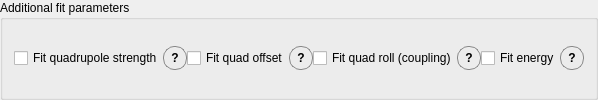
        <widget class="QGroupBox" name="localOptimizationSettingsGroup">
         <property name="styleSheet">
          <string notr="true">QGroupBox#localOptimizationSettingsGroup {
    background-color: rgb(245, 245, 245);
    border: 1px solid rgb(210, 210, 210);
    border-radius: 6px;
    margin-top: 8px;
    padding-top: 6px;
}
QGroupBox#localOptimizationSettingsGroup::title {
    subcontrol-origin: margin;
    left: 10px;
    padding: 0 4px 0 4px;
}</string>
         </property>
         <property name="title">
          <string>Additional fit parameters</string>
         </property>
         <layout class="QGridLayout" name="gridLocalOptimizationSettings">
          <property name="horizontalSpacing">
           <number>12</number>
          </property>
          <property name="verticalSpacing">
           <number>6</number>
          </property>
          <item row="0" column="0">
           <layout class="QHBoxLayout" name="fitK1ScaleLabelHBox">
            <item>
             <widget class="QCheckBox" name="fit_quadrupole_strength_checkbox">
              <property name="toolTip">
               <string>&lt;html&gt;&lt;head/&gt;&lt;body&gt;&lt;p&gt;Fit effective K1₀ together with emittance and Twiss parameters.&lt;/p&gt;&lt;/body&gt;&lt;/html&gt;</string>
              </property>
              <property name="text">
               <string>Fit quadrupole strength</string>
              </property>
              <property name="checked">
               <bool>false</bool>
              </property>
             </widget>
            </item>
            <item>
             <widget class="QToolButton" name="fit_k1_scale_info_button">
              <property name="minimumSize">
               <size>
                <width>24</width>
                <height>24</height>
               </size>
              </property>
              <property name="maximumSize">
               <size>
                <width>24</width>
                <height>24</height>
               </size>
              </property>
              <property name="cursor">
               <cursorShape>PointingHandCursor</cursorShape>
              </property>
              <property name="toolTip">
               <string>&lt;html&gt;&lt;head/&gt;&lt;body&gt;&lt;p&gt;Add the nominal scanned quadrupole setting as an extra fit parameter.&lt;/p&gt;&lt;p&gt;For CLEAR this setting is the magnet current in A.&lt;/p&gt;&lt;/body&gt;&lt;/html&gt;</string>
              </property>
              <property name="styleSheet">
               <string notr="true">QToolButton#fit_k1_scale_info_button {
    border: 1px solid #888;
    border-radius: 11px;
    min-width: 22px;
    max-width: 22px;
    min-height: 22px;
    max-height: 22px;
    padding: 0px;
    font-weight: bold;
}
QToolButton#fit_k1_scale_info_button:hover {
    background-color: #e6e6e6;
}</string>
              </property>
              <property name="text">
               <string>?</string>
              </property>
              <property name="toolButtonStyle">
               <enum>Qt::ToolButtonTextOnly</enum>
              </property>
              <property name="autoRaise">
               <bool>false</bool>
              </property>
             </widget>
            </item>
            <item>
             <widget class="QCheckBox" name="fit_quad_offset_checkbox">
              <property name="toolTip">
               <string>&lt;html&gt;&lt;head/&gt;&lt;body&gt;&lt;p&gt;Fit the scanned quadrupole's transverse offset (quad_dx0, quad_dy0) together with emittance and Twiss parameters, from how the beam centroid on each screen moves vs K1L.&lt;/p&gt;&lt;/body&gt;&lt;/html&gt;</string>
              </property>
              <property name="text">
               <string>Fit quad offset</string>
              </property>
              <property name="checked">
               <bool>false</bool>
              </property>
             </widget>
            </item>
            <item>
             <widget class="QToolButton" name="fit_quad_offset_info_button">
              <property name="minimumSize">
               <size>
                <width>24</width>
                <height>24</height>
               </size>
              </property>
              <property name="maximumSize">
               <size>
                <width>24</width>
                <height>24</height>
               </size>
              </property>
              <property name="cursor">
               <cursorShape>PointingHandCursor</cursorShape>
              </property>
              <property name="toolTip">
               <string>&lt;html&gt;&lt;head/&gt;&lt;body&gt;&lt;p&gt;Fits the horizontal and vertical displacement of the scanned quadrupole relative to the beamline (Δx and Δy).&lt;/p&gt;&lt;p&gt;It uses how the beam centroid on each screen changes with K1L. Enable it only when those centroid measurements are reliable.&lt;/p&gt;&lt;/body&gt;&lt;/html&gt;</string>
              </property>
              <property name="styleSheet">
               <string notr="true">QToolButton#fit_quad_offset_info_button {
    border: 1px solid #888;
    border-radius: 11px;
    min-width: 22px;
    max-width: 22px;
    min-height: 22px;
    max-height: 22px;
    padding: 0px;
    font-weight: bold;
}
QToolButton#fit_quad_offset_info_button:hover {
    background-color: #e6e6e6;
}</string>
              </property>
              <property name="text">
               <string>?</string>
              </property>
             </widget>
            </item>
            <item>
             <widget class="QCheckBox" name="fit_quad_roll_checkbox">
              <property name="toolTip">
               <string>&lt;html&gt;&lt;head/&gt;&lt;body&gt;&lt;p&gt;Fit the scanned quadrupole's roll (quad_roll) together with emittance and Twiss parameters, from the x-y coupling (sigma_xy) on each screen vs K1L.&lt;/p&gt;&lt;/body&gt;&lt;/html&gt;</string>
              </property>
              <property name="text">
               <string>Fit quad roll (coupling)</string>
              </property>
              <property name="checked">
               <bool>false</bool>
              </property>
             </widget>
            </item>
            <item>
             <widget class="QToolButton" name="fit_quad_roll_info_button">
              <property name="minimumSize">
               <size>
                <width>24</width>
                <height>24</height>
               </size>
              </property>
              <property name="maximumSize">
               <size>
                <width>24</width>
                <height>24</height>
               </size>
              </property>
              <property name="cursor">
               <cursorShape>PointingHandCursor</cursorShape>
              </property>
              <property name="toolTip">
               <string>&lt;html&gt;&lt;head/&gt;&lt;body&gt;&lt;p&gt;Fits a rotation of the scanned quadrupole around the beam axis.&lt;/p&gt;&lt;p&gt;A rolled quadrupole couples the horizontal and vertical planes; the fit uses the measured x-y covariance (σxy) as K1L changes.&lt;/p&gt;&lt;/body&gt;&lt;/html&gt;</string>
              </property>
              <property name="styleSheet">
               <string notr="true">QToolButton#fit_quad_roll_info_button {
    border: 1px solid #888;
    border-radius: 11px;
    min-width: 22px;
    max-width: 22px;
    min-height: 22px;
    max-height: 22px;
    padding: 0px;
    font-weight: bold;
}
QToolButton#fit_quad_roll_info_button:hover {
    background-color: #e6e6e6;
}</string>
              </property>
              <property name="text">
               <string>?</string>
              </property>
             </widget>
            </item>
            <item>
             <widget class="QCheckBox" name="fit_energy_checkbox">
              <property name="text">
               <string>Fit energy</string>
              </property>
             </widget>
            </item>
            <item>
             <widget class="QToolButton" name="fit_energy_tooltip">
              <property name="styleSheet">
               <string notr="true">QToolButton#fit_energy_tooltip {
    border: 1px solid #888;
    border-radius: 11px;
    min-width: 22px;
    max-width: 22px;
    min-height: 22px;
    max-height: 22px;
    padding: 0px;
    font-weight: bold;
}
QToolButton#fit_energy_tooltip:hover {
    background-color: #e6e6e6;
}</string>
              </property>
              <property name="text">
               <string>?</string>
              </property>
             </widget>
            </item>
           </layout>
          </item>
         </layout>
        </widget>
